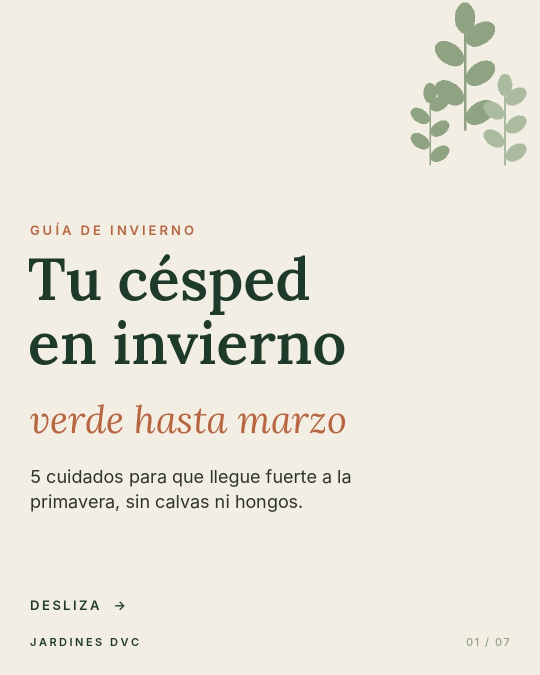
#> input picture 2026-11/cesped-1.jpg, 1080 x 1350 px, given in place of 295cc1d0-image.jpg, which was not available (shown at 1/2 size)
$ python post_2026-11-27_comunidad.py ../2026-11/cesped-1.jpg
#> lines starting #> are read from the running program, lines starting #| are printed output that depends on the picture; after the words box and inside, x2 and y2 are one past the last pixel; in counts of white or black regions, pixels touching at a corner belong together
#> in blur, im is the input picture: PIL image 1080x1350 RGB; mean R, G, B 233.8, 230.5, 218.9
#> in blur, `mask = Image.new("L", im.size, 0)`: mask: PIL image 1080x1350 L; every value is 0
#> in blur, `im.paste(soft, (0, 0), mask.filter(ImageFilter.GaussianBlur(6)))`:
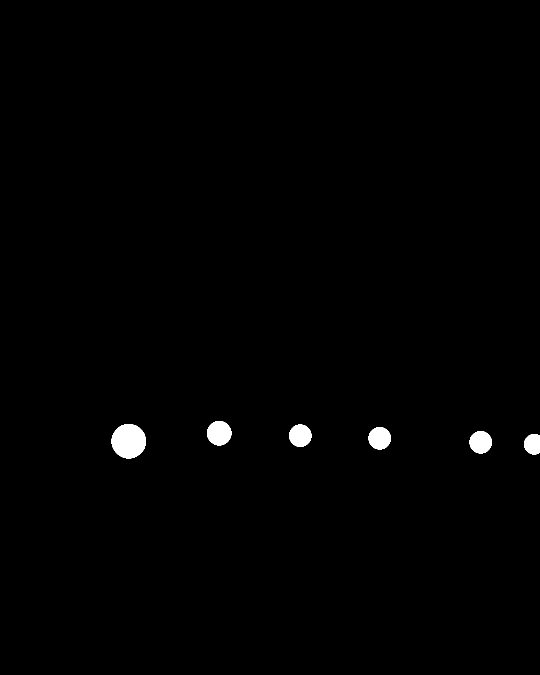
#> mask: PIL image 1080x1350 L (shown at 1/2 size); 0.78% white; 6 white regions, box (x1, y1, x2, y2) and area: (223, 848, 292, 917) 3721, (414, 842, 463, 891) 1877, (578, 849, 623, 894) 1581, (737, 854, 782, 899) 1581, (939, 862, 984, 907) 1581, (1048, 868, 1080, 909) 1102
#> call 2 of blur, with out = '/tmp/piscina.jpg', crop = (430, 480, 1659, 2030)
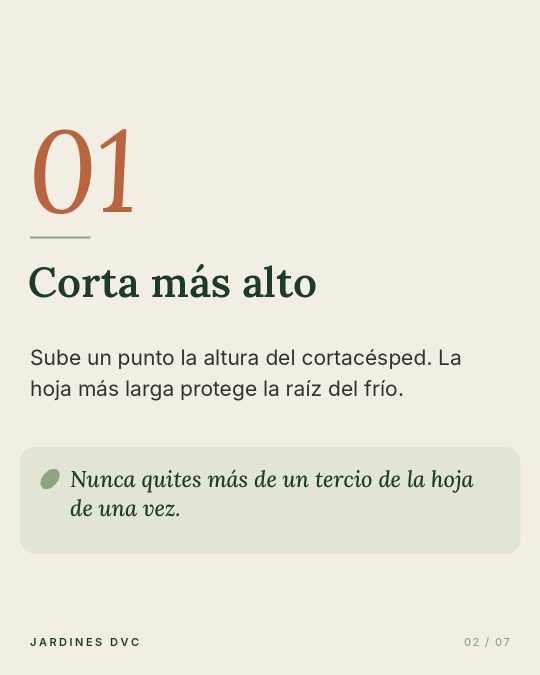
#> input picture 2026-11/cesped-2.jpg, 1080 x 1350 px, given in place of 437cd61d-image.jpg, which was not available (shown at 1/2 size)
#> in blur, im is the input picture: PIL image 1080x1350 RGB; mean R, G, B 234.4, 231.2, 219.5
#> in blur (call 2), `im.paste(soft, (0, 0), mask.filter(ImageFilter.GaussianBlur(6)))`: mask: PIL image 1080x1350 L; 0.45% white; 4 white regions, box (x1, y1, x2, y2) and area: (121, 914, 170, 963) 1877, (360, 920, 405, 965) 1581, (554, 921, 599, 966) 1581, (775, 926, 820, 971) 1581
#> in blur (call 2), `im = im.crop(crop)`:
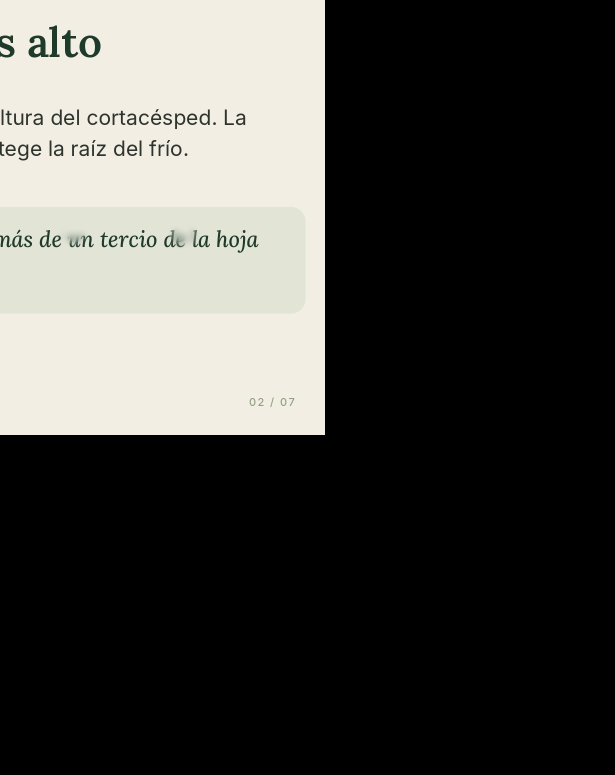
#> im: PIL image 1229x1550 RGB (shown at 1/2 size); mean R, G, B 69.1, 68.5, 65
### tools/brand.py
"""Identidad visual de @jardinesdvc para Instagram (1080x1350).

Uso:
    from brand import photo_post, before_after, carousel
    photo_post("foto.jpg", "out.jpg", kicker="JARDÍN EN JÁVEA", title="Color de otoño")
    before_after("antes.jpg", "despues.jpg", "out.jpg", title="De verde a cristalina")
    carousel(slides, "prefijo")   # ver docstring de carousel()
"""
from PIL import Image, ImageDraw, ImageFont, ImageOps, ImageFilter
import math

W, H = 1080, 1350
CREAM = (243, 238, 227)
GREEN = (30, 58, 43)
TERRA = (185, 100, 63)
SAGE = (143, 163, 130)
SAGE_BG = (226, 229, 214)
INK = (45, 52, 46)

_LORA = "/usr/share/fonts/truetype/google-fonts/Lora-Variable.ttf"
_LORA_I = "/usr/share/fonts/truetype/google-fonts/Lora-Italic-Variable.ttf"
_INTER = "/usr/share/fonts/opentype/inter/Inter-{}.otf"


def serif(size, weight="SemiBold", italic=False):
    f = ImageFont.truetype(_LORA_I if italic else _LORA, size)
    w = {"Regular": 400, "Medium": 500, "SemiBold": 600, "Bold": 700}[weight]
    f.set_variation_by_axes([w])
    return f


def sans(size, weight="Medium"):
    return ImageFont.truetype(_INTER.format(weight), size)


def tracked(d, xy, text, font, fill, spacing=4, anchor="l"):
    """Texto con espaciado entre letras (etiquetas en mayúsculas)."""
    x, y = xy
    total = sum(d.textlength(c, font=font) + spacing for c in text) - spacing
    if anchor == "m":
        x -= total / 2
    elif anchor == "r":
        x -= total
    for c in text:
        d.text((x, y), c, font=font, fill=fill, anchor="ls")
        x += d.textlength(c, font=font) + spacing


# [20 lines left out: functions leaf, sprig, not called in this run]


def _fit(im, w, h, cy=0.5):
    s = max(w / im.width, h / im.height)
    im = im.resize((round(im.width * s), round(im.height * s)), Image.LANCZOS)
    x = (im.width - w) // 2
    y = int(min(max(im.height * cy - h / 2, 0), im.height - h))
    return im.crop((x, y, x + w, y + h))


def _rounded(im, r):
    m = Image.new("L", im.size, 0)
    ImageDraw.Draw(m).rounded_rectangle((0, 0, *im.size), radius=r, fill=255)
    out = Image.new("RGBA", im.size)
    out.paste(im, (0, 0), m)
    return out


def _open(p):
#> called with p = '/tmp/camino.jpg'
    return ImageOps.exif_transpose(Image.open(p)).convert("RGB")


# [7 lines left out: function _footer, not called in this run]


def photo_post(src, out, kicker, title, crop=None, cy=0.5, retouch=1.0):
    """Foto enmarcada en crema con titular serif debajo.
    crop=(x0,y0,x1,y1) en coordenadas de la foto para quitar zonas (números, carteles)."""
    im = _open(src)
    if crop:
        im = im.crop(crop)
    if retouch:
        im = enhance(im, strength=retouch)
    c = Image.new("RGB", (W, H), CREAM)
    pw, ph = W - 80, 1040
    tile = _rounded(_fit(im, pw, ph, cy), 26)
    c.paste(tile, (40, 40), tile)
    d = ImageDraw.Draw(c)
    tracked(d, (60, 1150), kicker, sans(24, "SemiBold"), TERRA, 5)
    d.text((60, 1225), title, font=serif(62, "SemiBold"), fill=GREEN, anchor="ls")
    sprig(d, W - 95, 1255, 0.55)
    _footer(d)
    c.save(out, quality=93)


# [134 lines left out: functions before_after, _wrap, carousel, contact_sheet, not called in this run]


# ---------------------------------------------------------------------------
# Retoque fotográfico (estilo "revista de jardín": luz cálida, verdes vivos,
# detalle nítido). Natural: no cambia lo que hay en la foto, solo la luz/color.
# ---------------------------------------------------------------------------
def enhance(src, out=None, strength=1.0, warmth=1.0, vignette=0.2):
    """Retoque natural: abre sombras, protege cielos, verdes y flores vivos,
    luz cálida, nitidez. strength 0.5 = suave, 1 = normal, 1.3 = intenso."""
#> called with strength = 1, warmth = 1, vignette = 0.2
    import numpy as np
    import cv2
    im = _open(src) if isinstance(src, str) else src.convert("RGB")
    a = np.asarray(im).astype(np.float32) / 255.0
    k = strength

    lum = a @ np.array([0.299, 0.587, 0.114], np.float32)
    # 1) exposición automática suave hacia una mediana ~0.48
    med = float(np.median(lum))
#> med = 0.933
    if med < 0.46:
        g = np.clip(np.log(0.48) / np.log(max(med, 0.05)), 0.75, 1.0)
        a = a ** (1 - (1 - g) * k)
        lum = a @ np.array([0.299, 0.587, 0.114], np.float32)

    # 2) abrir sombras y proteger luces (según luminancia)
    sh = (1 - lum) ** 3
    hi = np.clip((lum - 0.75) / 0.25, 0, 1) ** 2
    gain = 1 + 0.45 * k * sh - 0.10 * k * hi
    a = np.clip(a * gain[..., None], 0, 1)

    # 3) claridad: contraste local (CLAHE en L) mezclado suave
    lab = cv2.cvtColor((a * 255).astype(np.uint8), cv2.COLOR_RGB2LAB)
#> lab: shape (1350, 1080, 3); mean of channels 0, 1, 2 222.7, 127.5, 134.3
    L = lab[..., 0].astype(np.float32)
    cl = cv2.createCLAHE(clipLimit=1.6, tileGridSize=(8, 8)).apply(lab[..., 0]).astype(np.float32)
    lab[..., 0] = np.clip(L * (1 - 0.45 * k) + cl * 0.45 * k, 0, 255).astype(np.uint8)
#> lab: shape (1350, 1080, 3); mean of channels 0, 1, 2 222.6, 127.5, 134.3
    a = cv2.cvtColor(lab, cv2.COLOR_LAB2RGB).astype(np.float32) / 255.0
#> a: shape (1350, 1080, 3) float32; mean of channels 0, 1, 2 0.862, 0.851, 0.805

    # 4) contraste global suave en medios (curva S)
    a = np.clip(a + 0.10 * k * (a - 0.5) * (1 - np.abs(2 * a - 1)), 0, 1)
#> a: shape (1350, 1080, 3) float32; mean of channels 0, 1, 2 0.881, 0.859, 0.832

    # 5) vibrance + verdes y flores algo más vivos
    hsv = cv2.cvtColor((a * 255).astype(np.uint8), cv2.COLOR_RGB2HSV).astype(np.float32)
#> hsv: shape (1350, 1080, 3) float32; mean of channels 0, 1, 2 22.6, 21.7, 221.6
    H, S = hsv[..., 0], hsv[..., 1] / 255.0
    boost = 1 + 0.35 * k * (1 - S)
    green = np.exp(-((H - 50) / 18) ** 2)          # amarillo-verde a verde
    boost += 0.12 * k * green
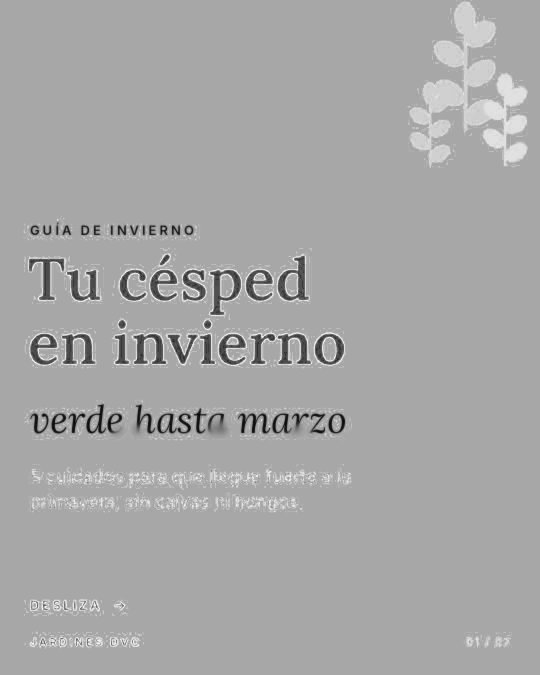
#> boost: shape (1350, 1080) float32 (shown at 1/2 size); min 1.09, max 1.46, mean 1.33; drawn with min black and max white
    hsv[..., 1] = np.clip(hsv[..., 1] * boost, 0, 255)
#> hsv: shape (1350, 1080, 3) float32; mean of channels 0, 1, 2 22.6, 28.5, 221.6
    # verdes amarillentos (césped seco) un poco hacia verde
    hsv[..., 0] = np.where((H > 22) & (H < 40), H + 3 * k * (1 - np.abs(H - 31) / 9), H)
#> hsv: shape (1350, 1080, 3) float32; mean of channels 0, 1, 2 22.7, 28.5, 221.6
    a = cv2.cvtColor(hsv.astype(np.uint8), cv2.COLOR_HSV2RGB).astype(np.float32) / 255.0
#> a: shape (1350, 1080, 3) float32; mean of channels 0, 1, 2 0.88, 0.851, 0.792

    # 6) calidez "hora dorada"
    w = 0.04 * warmth * k
    a[..., 0] = np.clip(a[..., 0] * (1 + w), 0, 1)
#> a: shape (1350, 1080, 3) float32; mean of channels 0, 1, 2 0.921, 0.851, 0.792
    a[..., 1] = np.clip(a[..., 1] * (1 + w * 0.35), 0, 1)
#> a: shape (1350, 1080, 3) float32; mean of channels 0, 1, 2 0.921, 0.861, 0.792
    a[..., 2] = np.clip(a[..., 2] * (1 - w * 0.6), 0, 1)
#> a: shape (1350, 1080, 3) float32; mean of channels 0, 1, 2 0.921, 0.861, 0.776

    # 7) nitidez
    u8 = (a * 255).astype(np.uint8)
#> u8: shape (1350, 1080, 3); mean of channels 0, 1, 2 232.8, 221.4, 196.8
    blur = cv2.GaussianBlur(u8, (0, 0), 1.6)
#> blur: shape (1350, 1080, 3); mean of channels 0, 1, 2 232.8, 221.4, 196.8
    u8 = cv2.addWeighted(u8, 1 + 0.5 * k, blur, -0.5 * k, 0)
#> u8: shape (1350, 1080, 3); mean of channels 0, 1, 2 232.7, 221.3, 196.8

    # 8) viñeta suave
    if vignette:
        h, wd = u8.shape[:2]
#> h = 1350; wd = 1080
        yy, xx = np.mgrid[0:h, 0:wd]
        r = np.sqrt(((xx - wd / 2) / (wd / 2)) ** 2 + ((yy - h / 2) / (h / 2)) ** 2)
        m = 1 - vignette * np.clip(r - 0.65, 0, 1) ** 1.5
        u8 = np.clip(u8 * m[..., None], 0, 255).astype(np.uint8)
#> u8: shape (1350, 1080, 3); mean of channels 0, 1, 2 227.1, 216, 192

    res = Image.fromarray(u8)
    if out:
        res.save(out, quality=95)
    return res


# [26 lines left out: function gallery_slide, not called in this run]

### tools/post_2026-11-27_comunidad.py
import sys; sys.path.insert(0, "tools")
from PIL import Image, ImageFilter
from brand import photo_post, gallery_slide, carousel, contact_sheet
U = "/mnt/user-data/uploads/"


def blur(src, boxes, out, crop=None):
    """Difumina los números de casa (cx, cy, r) y recorta si hace falta."""
    im = Image.open(src).convert("RGB")
    soft = im.filter(ImageFilter.GaussianBlur(7))
    mask = Image.new("L", im.size, 0)
    from PIL import ImageDraw
    d = ImageDraw.Draw(mask)
    for cx, cy, r in boxes:
        d.ellipse((cx - r, cy - r, cx + r, cy + r), fill=255)
    im.paste(soft, (0, 0), mask.filter(ImageFilter.GaussianBlur(6)))
    if crop:
        im = im.crop(crop)
    im.save(out, quality=96)
    return out


camino = blur(U + "295cc1d0-image.jpg",
              [(257, 882, 34), (438, 866, 24), (600, 871, 22), (759, 876, 22), (961, 884, 22), (1068, 888, 20)],
              "/tmp/camino.jpg")
piscina = blur(U + "437cd61d-image.jpg",
               [(145, 938, 24), (382, 942, 22), (576, 943, 22), (797, 948, 22)],
               "/tmp/piscina.jpg", crop=(430, 480, 1659, 2030))   # fuera la farola del primer plano

o = "2026-11/comunidad-"
photo_post(camino, o + "1.jpg", "JARDINES QUE CUIDAMOS · JÁVEA", "Verde en noviembre", cy=0.55)
#> in _fit, `return im.crop((x, y, x + w, y + h))`:
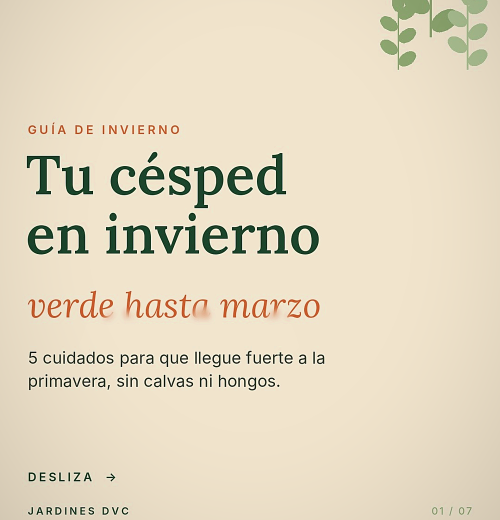
#> returned value: PIL image 1000x1040 RGB (shown at 1/2 size); mean R, G, B 227.7, 216.5, 192.7
#> in _rounded, `m = Image.new("L", im.size, 0)`: m: PIL image 1000x1040 L; every value is 0
#> in _rounded, `ImageDraw.Draw(m).rounded_rectangle((0, 0, *im.size), radius=r, fill=2..`:
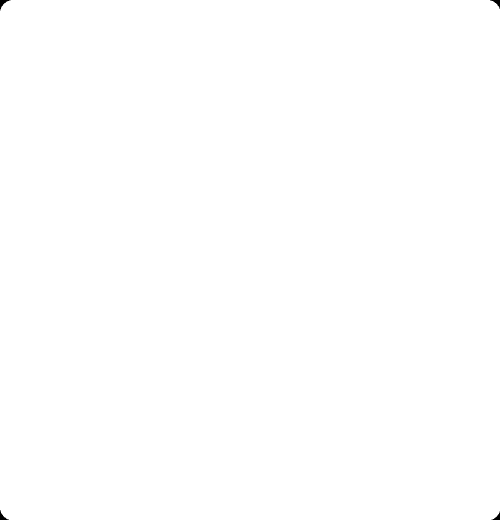
#> m: PIL image 1000x1040 L (shown at 1/2 size); 100% white; 4 black regions, box (x1, y1, x2, y2) and area: (0, 0, 21, 21) 150, (980, 0, 1000, 18) 129, (0, 1020, 18, 1040) 129, (983, 1023, 1000, 1040) 109
#> in _rounded, `out = Image.new("RGBA", im.size)`: out: PIL image 1000x1040 RGBA; every value is 0
#> in photo_post, `c.paste(tile, (40, 40), tile)`:
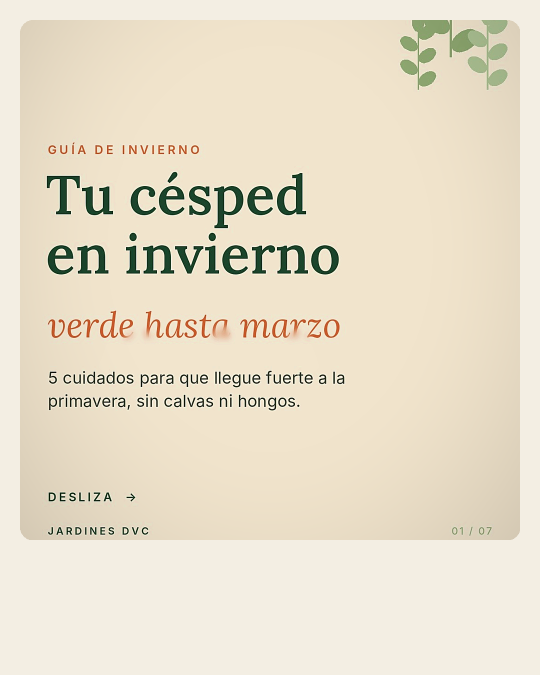
#> c: PIL image 1080x1350 RGB (shown at 1/2 size); mean R, G, B 232.1, 222.7, 202.5
#> (the run stopped early here; a loop or call above may not have finished)
